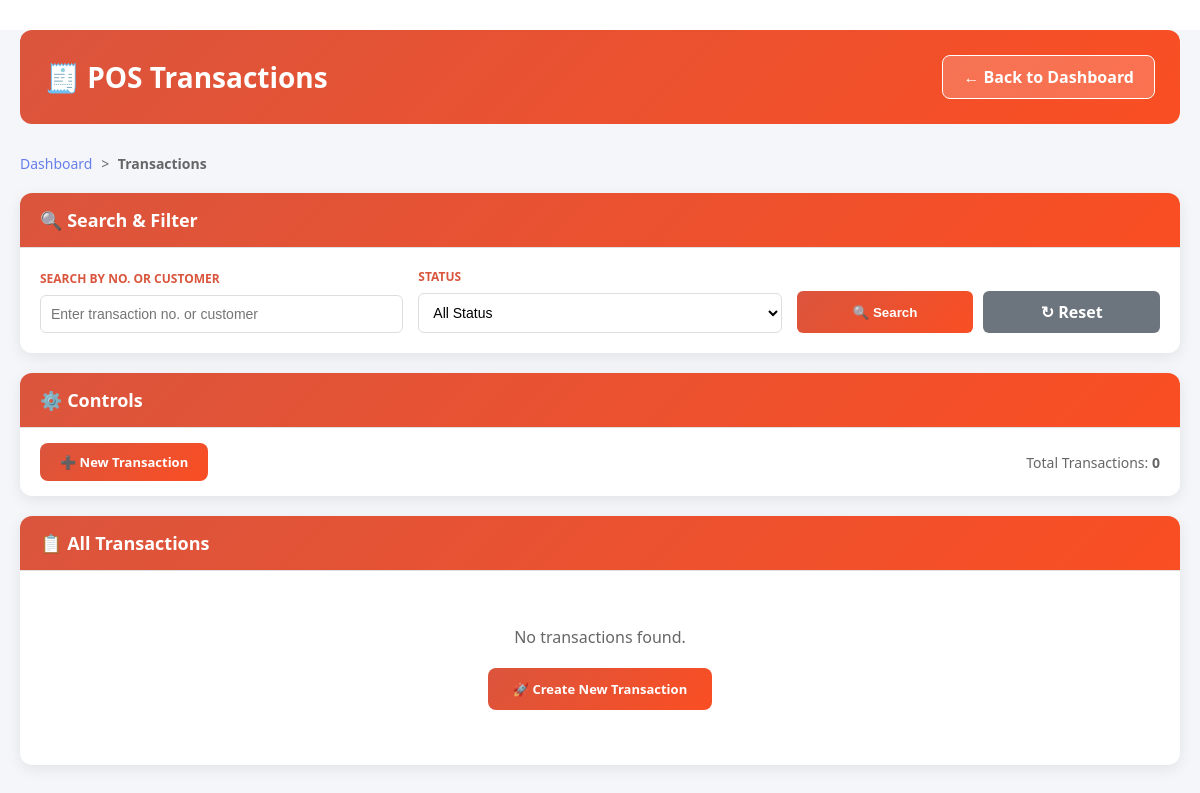
The page /transactions/ (signed in) on the database as committed earlier.
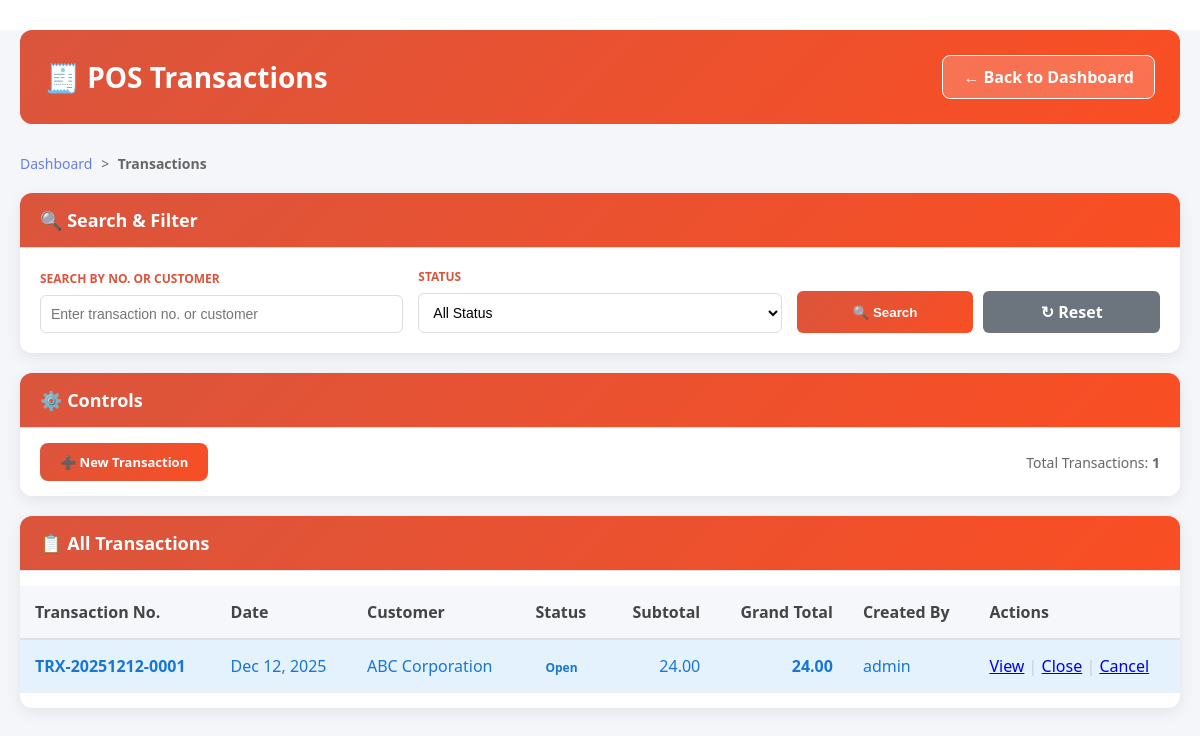
The same page on the database as committed later.
### POS/models.py (models this page shows, shortened)
class POSTransaction(models.Model):
    STATUS_CHOICES = [
        ('OPEN', 'Open'),
        ('CLOSED', 'Closed'),
        ('CANCELED', 'Canceled'),
    ]
    transaction_no = models.CharField(max_length=50, unique=True)
    transaction_date = models.DateField(default=timezone.now)
    document_status = models.CharField(max_length=20, choices=STATUS_CHOICES, default='OPEN')
    customer_code = models.ForeignKey(Customer, on_delete=models.CASCADE, null=True, blank=True)
    customer_name = models.CharField(max_length=255, blank=True)
    customer_address = models.TextField(blank=True)
    customer_tin = models.CharField(max_length=50, blank=True)
    subtotal = models.DecimalField(max_digits=12, decimal_places=2, default=0)
    grand_total = models.DecimalField(max_digits=12, decimal_places=2, default=0)
    created_by = models.ForeignKey(CustomUser, on_delete=models.SET_NULL, null=True)
    created_at = models.DateTimeField(auto_now_add=True)
    updated_at = models.DateTimeField(auto_now=True)
    class Meta:
        ordering = ['-transaction_date', '-transaction_no']

class CustomUser(AbstractUser):
    phone = models.CharField(max_length=15, blank=True)
    address = models.TextField(blank=True)
    is_cashier = models.BooleanField(default=False)
    is_manager = models.BooleanField(default=False)
    groups = models.ManyToManyField(
        Group,
        verbose_name=('groups'),
        blank=True,
        help_text=(
            'The groups this user belongs to. A user will get all permissions '
            'granted to each of their groups.'
        ),
        related_name="customuser_groups", # <--- UNIQUE RELATED_NAME 1
        related_query_name="customuser",
    )
    user_permissions = models.ManyToManyField(
        Permission,
        verbose_name=('user permissions'),
        blank=True,
        help_text=('Specific permissions for this user.'),
        related_name="customuser_permissions", # <--- UNIQUE RELATED_NAME 2
        related_query_name="customuser",
    )

### POS/views.py (the view)
# urls.py: path('transactions/', views.pos_list, name='pos_list'),
@login_required(login_url='login')
def pos_list(request):
    transactions = POSTransaction.objects.all()
    status = request.GET.get('status')
    if status:
        transactions = transactions.filter(document_status=status)
    search = request.GET.get('search')
    if search:
        transactions = transactions.filter(
            models.Q(transaction_no__icontains=search) |
            models.Q(customer_name__icontains=search)
        )
    context = {
        'transactions': transactions,
        'statuses': ['OPEN', 'CLOSED', 'CANCELED']
    }
    return render(request, 'POS/pos_list.html', context)

### POS/templates/POS/pos_list.html (shortened to what the changed rows need)
{% extends 'base.html' %}
{% block content %}
<div style="background: linear-gradient(135deg, #ffffff 0%, #ffffff 100%); min-height: 100vh; padding: 30px 0;">
<div class="pos-container-modern">
    <div style="display: flex; justify-content: space-between; align-items: center; margin-bottom: 30px; background: linear-gradient(135deg, #da553d 0%, #fa4e23 100%); padding: 25px; border-radius: 12px;">
        <h1 style="margin: 0; color: white; font-size: 28px;">🧾 POS Transactions</h1>
    </div>
    <div class="form-card" style="margin-bottom: 20px;">
        <div class="card-header" style="background: linear-gradient(135deg, #da553d 0%, #fa4e23 100%);">
            <h2 style="margin: 0; display: flex; align-items: center; gap: 10px;">🔍 Search & Filter</h2>
        </div>
    </div>
    <div class="form-card" style="margin-bottom: 20px;">
        <div class="card-header" style="background: linear-gradient(135deg, #da553d 0%, #fa4e23 100%);">
            <h2 style="margin: 0; display: flex; align-items: center; gap: 10px;">⚙️ Controls</h2>
        </div>
        <div class="card-body" style="display: flex; justify-content: space-between; align-items: center; padding: 15px 20px;">
            <div style="color: #666; font-size: 14px;">Total Transactions: <strong>{{ transactions|length }}</strong></div>
        </div>
    </div>
    <div class="form-card">
        <div class="card-header" style="background: linear-gradient(135deg, #da553d 0%, #fa4e23 100%);">
            <h2 style="margin: 0; display: flex; align-items: center; gap: 10px;">📋 All Transactions</h2>
        </div>
        <div class="card-body" style="padding: 0;">
            <div class="table-container" style="overflow-x: auto;">
                {% if transactions %}
                    <table class="data-table" style="width: 100%; border-collapse: collapse;">
                        <thead>
                            <tr style="background-color: #f5f7fa;">
                                <th style="padding: 15px; text-align: left; font-weight: 700; color: #444; border-bottom: 2px solid #e0e0e0;">Transaction No.</th>
                                <th style="padding: 15px; text-align: left; font-weight: 700; color: #444; border-bottom: 2px solid #e0e0e0;">Date</th>
                                <th style="padding: 15px; text-align: left; font-weight: 700; color: #444; border-bottom: 2px solid #e0e0e0;">Customer</th>
                                <th style="padding: 15px; text-align: left; font-weight: 700; color: #444; border-bottom: 2px solid #e0e0e0;">Status</th>
                                <th style="padding: 15px; text-align: right; font-weight: 700; color: #444; border-bottom: 2px solid #e0e0e0;">Subtotal</th>
                                <th style="padding: 15px; text-align: right; font-weight: 700; color: #444; border-bottom: 2px solid #e0e0e0;">Grand Total</th>
                                <th style="padding: 15px; text-align: left; font-weight: 700; color: #444; border-bottom: 2px solid #e0e0e0;">Created By</th>
                                <th style="padding: 15px; text-align: left; font-weight: 700; color: #444; border-bottom: 2px solid #e0e0e0;">Actions</th>
                            </tr>
                        </thead>
                        <tbody>
                            {% for transaction in transactions %}
                                <tr style="border-bottom: 1px solid #eee;" class="status-{{ transaction.document_status|lower }}">
                                    <td style="padding: 15px;"><strong>{{ transaction.transaction_no }}</strong></td>
                                    <td style="padding: 15px;">{{ transaction.transaction_date|date:"M d, Y" }}</td>
                                    <td style="padding: 15px;">{{ transaction.customer_name }}</td>
                                    <td style="padding: 15px;">
                                        <span class="status-badge status-{{ transaction.document_status|lower }}">{{ transaction.get_document_status_display }}</span>
                                    </td>
                                    <td style="padding: 15px; text-align: right;">{{ transaction.subtotal|floatformat:2 }}</td>
                                    <td style="padding: 15px; text-align: right;"><strong>{{ transaction.grand_total|floatformat:2 }}</strong></td>
                                    <td style="padding: 15px;">{% if transaction.created_by %}{{ transaction.created_by.username }}{% else %}System{% endif %}</td>
                                    <td style="padding: 15px;">
                                        <a href="{% url 'pos_view' transaction.id %}" class="btn-action-view">View</a>
                                        {% if transaction.document_status == 'OPEN' %}
                                            <span style="color: #ccc;">|</span>
                                            <a href="{% url 'pos_close' transaction.id %}" class="btn-action-edit">Close</a>
                                            <span style="color: #ccc;">|</span>
                                            <a href="{% url 'pos_cancel' transaction.id %}" class="btn-action-delete">Cancel</a>
                                        {% endif %}
                                    </td>
                                </tr>
                            {% endfor %}
                        </tbody>
                    </table>
                {% else %}
                    <div class="empty-state" style="text-align: center; padding: 40px 20px;">
                        <p style="color: #666; margin-bottom: 20px; font-size: 16px;">No transactions found.</p>
                        <a href="{% url 'pos_create' %}" class="btn-save-modern" style="background: linear-gradient(135deg, #da553d 0%, #fa4e23 100%); width: auto;">🚀 Create New Transaction</a>
                    </div>
                {% endif %}
            </div>
        </div>
    </div>
</div>
</div>
{% endblock %}

Rows that differ between the two databases and show on the page:
added POSTransaction: shows "Close"
Other text that changed with them:
{{ transactions|length }}: "0" → "1"
text no longer shown: "No transactions found. 🚀 Create New Transaction"
text now shown: "Transaction No. Date Customer Status Subtotal Grand Total Created By Actions"
